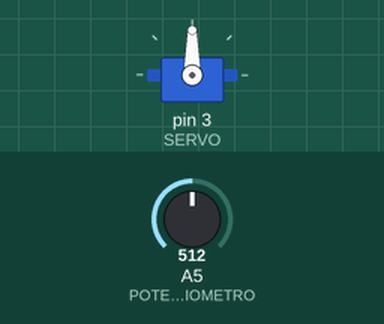
Simulated run of this sketch. Board: Arduino Uno, built with avr-gcc and run on an emulated ATmega328P. On the bench: servo. Inputs (shaded band) come from the test bench; at power-on: A5 (POTENCIOMETRO) = 512.

Above: at 1.2 s.
1.3 s: A5 (POTENCIOMETRO) set to 716
At 2.4 s:
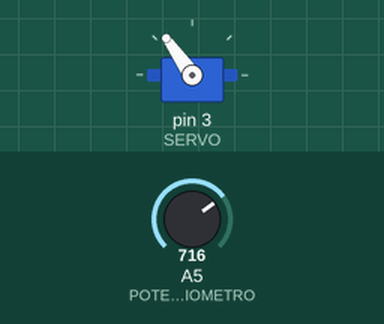
2.8 s: A5 (POTENCIOMETRO) set to 900
At 3.7 s:
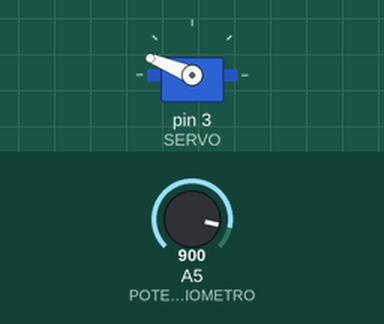
4.3 s: A5 (POTENCIOMETRO) set to 1023
At 5.0 s:
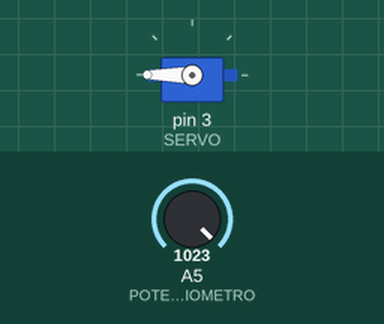
5.8 s: A5 (POTENCIOMETRO) set to 306
At 6.3 s:
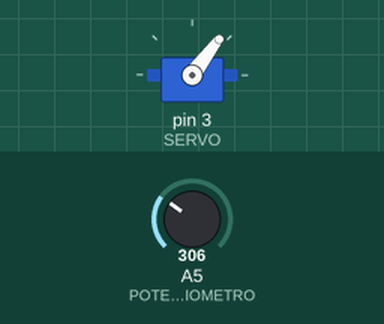
7.3 s: A5 (POTENCIOMETRO) set to 122
At 8.8 s:
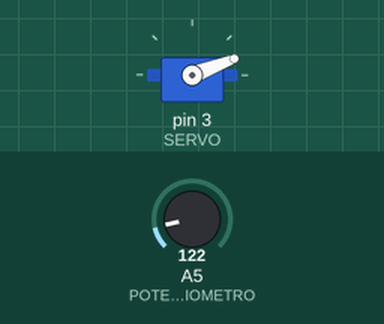
Timing chart, 0 to 9.8 s (numbered marks = the images above; inputs shaded):
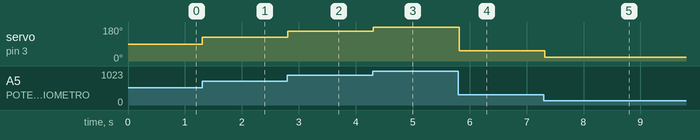

Measured:
- after the input at 1.3 s, servo on pin 3 (SERVO): 90° → 125° at once
- after the input at 2.8 s, servo on pin 3 (SERVO): 125° → 158° at once
- after the input at 4.3 s, servo on pin 3 (SERVO): 158° → 180° at once
- after the input at 5.8 s, servo on pin 3 (SERVO): 180° → 53° at once
- after the input at 7.3 s, servo on pin 3 (SERVO): 53° → 21° at once

The sketch:

servo-motor_potenciometro1.ino
```cpp
#include<Servo.h>

#define POTENCIOMETRO A5
#define SERVO 3

Servo servo;
void setup()
{
  pinMode(POTENCIOMETRO, INPUT);
  Serial.begin(9600);
  servo.attach(SERVO);
  servo.write(0);
}

void loop()
{
  int potencia = analogRead(POTENCIOMETRO);
  float angulo = map(potencia,0,1023,0,180);
  servo.write(angulo);
  delay(100);
}
```
